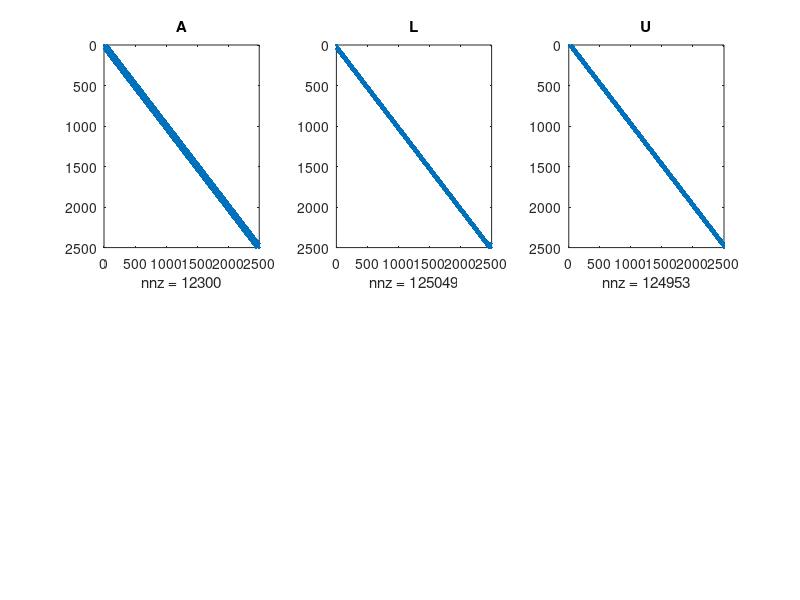

Write the MATLAB code that produced this figure. (Note: this script raises an error after producing the figure.)
function hw04p01

DRIVER1

return

%%%%%%%%%%%%%%%%%%%%%%%%%%%%%%%%%%%%%%%%%%%%%%%%%%%%%%%%%%%%%%%%%%%%%%%%%%%
% This function builds the matrix A that results from discretization of the
% Poisson equation on a square using an (n+2) x (n+2) uniform grid, and the
% standard five-point finite difference stencil. Zero Dirichlet data is
% assumed, resulting in an N x N matrix, where N = n^2. 
% 
% Once the matrix is formed, LU factorization is performed using first
% standard column wise ordering, and second the ordering resulting from the
% Matlab routine "dissect".
%%%%%%%%%%%%%%%%%%%%%%%%%%%%%%%%%%%%%%%%%%%%%%%%%%%%%%%%%%%%%%%%%%%%%%%%%%%

function DRIVER1

n = 50;
I = speye(n,n);
E = sparse(2:n,1:n-1,1,n,n);
D = E+E'-2*I;
A = kron(D,I)+kron(I,D);

tic
[L,U] = lu(A);
fprintf(1,'Time for LU on original matrix = %0.3f\n',toc)

figure(1)
subplot(2,3,1)
spy(A)
title('A')
subplot(2,3,2)
spy(L)
title('L')
subplot(2,3,3)
spy(U)
title('U')


tic
J = dissect(A);
fprintf(1,'Time to determine ND ordering = %0.3f\n',toc)
tic
[L,U] = lu(A(J,J));
fprintf(1,'Time for LU on matrix in ND ordering = %0.3f\n',toc)

subplot(2,3,4)
spy(A(J,J))
subplot(2,3,5)
spy(L)
subplot(2,3,6)
spy(U)

return

%%%%%%%%%%%%%%%%%%%%%%%%%%%%%%%%%%%%%%%%%%%%%%%%%%%%%%%%%%%%%%%%%%%%%%%%%%%
